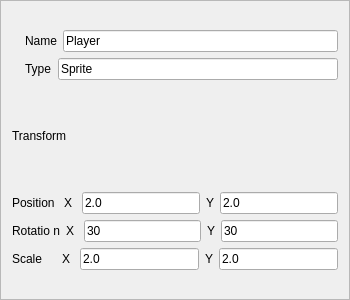
<?xml version="1.0" encoding="UTF-8"?>
<ui version="4.0">
 <class>CPropertyFrm</class>
 <widget class="QFrame" name="CPropertyFrm">
  <property name="geometry">
   <rect>
    <x>0</x>
    <y>0</y>
    <width>350</width>
    <height>300</height>
   </rect>
  </property>
  <property name="minimumSize">
   <size>
    <width>350</width>
    <height>0</height>
   </size>
  </property>
  <property name="maximumSize">
   <size>
    <width>350</width>
    <height>16777215</height>
   </size>
  </property>
  <property name="windowTitle">
   <string>Frame</string>
  </property>
  <property name="styleSheet">
   <string notr="true"/>
  </property>
  <property name="frameShape">
   <enum>QFrame::StyledPanel</enum>
  </property>
  <property name="frameShadow">
   <enum>QFrame::Raised</enum>
  </property>
  <layout class="QVBoxLayout" name="verticalLayout_8">
   <item>
    <layout class="QVBoxLayout" name="verticalLayout_7">
     <item>
      <layout class="QHBoxLayout" name="horizontalLayout_4">
       <item>
        <widget class="QLabel" name="label_4">
         <property name="text">
          <string/>
         </property>
         <property name="pixmap">
          <pixmap resource="ui_res.qrc">:/picture/ui_picture/objects/sprite.png</pixmap>
         </property>
        </widget>
       </item>
       <item>
        <layout class="QHBoxLayout" name="horizontalLayout_3">
         <item>
          <layout class="QVBoxLayout" name="verticalLayout_4">
           <item>
            <layout class="QHBoxLayout" name="horizontalLayout">
             <item>
              <widget class="QLabel" name="label">
               <property name="text">
                <string>Name</string>
               </property>
              </widget>
             </item>
             <item>
              <widget class="QLineEdit" name="lineEdit">
               <property name="text">
                <string>Player</string>
               </property>
              </widget>
             </item>
            </layout>
           </item>
           <item>
            <layout class="QHBoxLayout" name="horizontalLayout_2">
             <item>
              <widget class="QLabel" name="label_2">
               <property name="text">
                <string>Type</string>
               </property>
              </widget>
             </item>
             <item>
              <widget class="QLineEdit" name="lineEdit_2">
               <property name="text">
                <string>Sprite</string>
               </property>
              </widget>
             </item>
            </layout>
           </item>
          </layout>
         </item>
        </layout>
       </item>
      </layout>
     </item>
     <item>
      <layout class="QVBoxLayout" name="verticalLayout_6">
       <item>
        <widget class="QLabel" name="label_3">
         <property name="maximumSize">
          <size>
           <width>16777215</width>
           <height>100</height>
          </size>
         </property>
         <property name="styleSheet">
          <string notr="true"/>
         </property>
         <property name="text">
          <string>Transform</string>
         </property>
        </widget>
       </item>
       <item>
        <layout class="QVBoxLayout" name="verticalLayout_5">
         <item>
          <layout class="QHBoxLayout" name="horizontalLayout_5">
           <item>
            <widget class="QLabel" name="label_5">
             <property name="text">
              <string>Position </string>
             </property>
            </widget>
           </item>
           <item>
            <widget class="QLabel" name="label_6">
             <property name="text">
              <string>X </string>
             </property>
            </widget>
           </item>
           <item>
            <widget class="QLineEdit" name="lineEdit_3">
             <property name="text">
              <string>2.0</string>
             </property>
            </widget>
           </item>
           <item>
            <widget class="QLabel" name="label_7">
             <property name="text">
              <string>Y</string>
             </property>
            </widget>
           </item>
           <item>
            <widget class="QLineEdit" name="lineEdit_4">
             <property name="text">
              <string>2.0</string>
             </property>
            </widget>
           </item>
          </layout>
         </item>
         <item>
          <layout class="QHBoxLayout" name="horizontalLayout_6">
           <item>
            <widget class="QLabel" name="label_8">
             <property name="text">
              <string>Rotatio n</string>
             </property>
            </widget>
           </item>
           <item>
            <widget class="QLabel" name="label_9">
             <property name="text">
              <string>X </string>
             </property>
            </widget>
           </item>
           <item>
            <widget class="QLineEdit" name="lineEdit_5">
             <property name="text">
              <string>30</string>
             </property>
            </widget>
           </item>
           <item>
            <widget class="QLabel" name="label_10">
             <property name="text">
              <string>Y</string>
             </property>
            </widget>
           </item>
           <item>
            <widget class="QLineEdit" name="lineEdit_6">
             <property name="text">
              <string>30</string>
             </property>
            </widget>
           </item>
          </layout>
         </item>
         <item>
          <layout class="QHBoxLayout" name="horizontalLayout_7">
           <item>
            <widget class="QLabel" name="label_11">
             <property name="text">
              <string>Scale    </string>
             </property>
            </widget>
           </item>
           <item>
            <widget class="QLabel" name="label_12">
             <property name="text">
              <string>X </string>
             </property>
            </widget>
           </item>
           <item>
            <widget class="QLineEdit" name="lineEdit_7">
             <property name="text">
              <string>2.0</string>
             </property>
            </widget>
           </item>
           <item>
            <widget class="QLabel" name="label_13">
             <property name="text">
              <string>Y</string>
             </property>
            </widget>
           </item>
           <item>
            <widget class="QLineEdit" name="lineEdit_8">
             <property name="text">
              <string>2.0</string>
             </property>
            </widget>
           </item>
          </layout>
         </item>
        </layout>
       </item>
      </layout>
     </item>
    </layout>
   </item>
  </layout>
 </widget>
 <resources>
  <include location="ui_res.qrc"/>
  <include location="ui_res.qrc"/>
 </resources>
 <connections/>
</ui>
